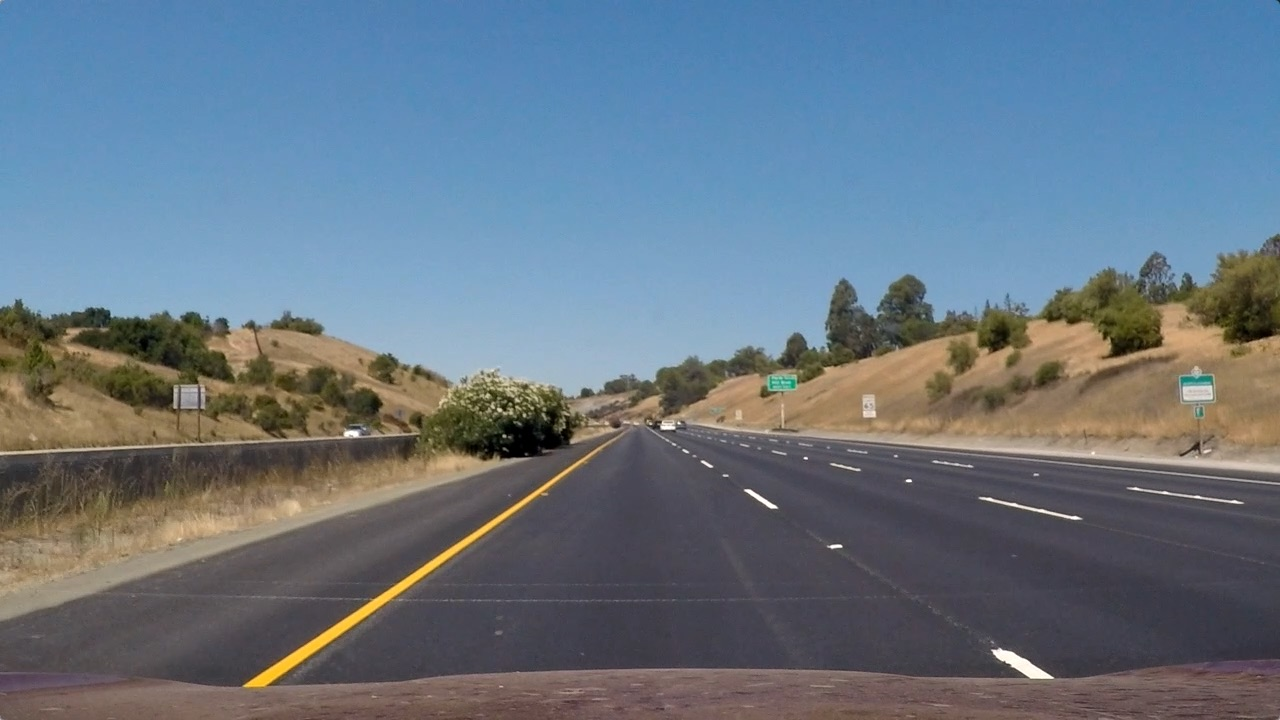
#> input picture test_images/straight_lines1.jpg, 1280 x 720 px
$ python -i windows.py   (imports and definitions only)
#> lines starting #> are read from the running program, lines starting #| are printed output that depends on the picture; after the words box and inside, x2 and y2 are one past the last pixel; in counts of white or black regions, pixels touching at a corner belong together
"""

Windows.py will overlay "sliding windows" and other polyfits

"""
import cv2
import numpy as np

WINDOW_HEIGHT = 80
WINDOW_WIDTH = 100
MARGIN = 50


# [17 lines left out: function draw_windows, not called in this run]


def find_window_centroids(warped, window_width=WINDOW_WIDTH, window_height=WINDOW_HEIGHT, margin=MARGIN):
    window_centroids = []  # Store the (left,right) window centroid positions per level
    conv_signals = []  # Store the (left,right) window centroid positions per level
    window = np.ones(window_width)  # Create our window template that we will use for convolutions

    # First find the two starting positions for the left and right lane by using np.sum to get the vertical image slice
    # and then np.convolve the vertical image slice with the window template

    # Sum quarter bottom of image to get slice, could use a different ratio
    l_sum = np.sum(warped[int(3 * warped.shape[0] / 4):, :int(warped.shape[1] / 2)], axis=0)
    l_conv_signal = np.convolve(window, l_sum)
    l_center = np.argmax(l_conv_signal) - window_width / 2
    r_sum = np.sum(warped[int(3 * warped.shape[0] / 4):, int(warped.shape[1] / 2):], axis=0)
    r_conv_signal = np.convolve(window, r_sum)
    r_center = np.argmax(r_conv_signal) - window_width / 2 + int(warped.shape[1] / 2)

    # Add what we found for the first layer
    window_centroids.append((l_center, r_center))
    conv_signals.append((
        np.max(l_conv_signal),
        np.max(r_conv_signal),
    ))

    # Go through each layer looking for max pixel locations
    for level in range(1, (int)(warped.shape[0] / window_height)):
        # convolve the window into the vertical slice of the image
        image_layer = np.sum(
            warped[int(warped.shape[0] - (level + 1) * window_height):int(warped.shape[0] - level * window_height), :],
            axis=0)
        conv_signal = np.convolve(window, image_layer)
        # Find the best left centroid by using past left center as a reference
        # Use window_width/2 as offset because convolution signal reference is at right side of window, not center of window
        offset = window_width / 2
        l_min_index = int(max(l_center + offset - margin, 0))
        l_max_index = int(min(l_center + offset + margin, warped.shape[1]))
        l_center = np.argmax(conv_signal[l_min_index:l_max_index]) + l_min_index - offset
        l_max = np.max(conv_signal[l_min_index:l_max_index])
        # Find the best right centroid by using past right center as a reference
        r_min_index = int(max(r_center + offset - margin, 0))
        r_max_index = int(min(r_center + offset + margin, warped.shape[1]))
        r_center = np.argmax(conv_signal[r_min_index:r_max_index]) + r_min_index - offset
        r_max = np.max(conv_signal[r_min_index:r_max_index])
        # Add what we found for that layer
        conv_signals.append((l_max, r_max))

        if conv_signals[-1][0] < 0.5 * conv_signals[-2][0]:
            l_center = l_min_index
        if conv_signals[-1][1] < 0.5 * conv_signals[-2][1]:
            r_center = r_min_index

        window_centroids.append((l_center, r_center))

    return window_centroids


def sliding_window(image, window_width=WINDOW_WIDTH, window_height=WINDOW_HEIGHT, margin=MARGIN):
    def window_mask(window_width, window_height, img_ref, center, level):
        output = np.zeros_like(img_ref)
        h = img_ref.shape[0]
        w = img_ref.shape[1]
        y_min = int(h - (level + 1) * window_height)
        y_max = int(h - level * window_height)
        x_min = max(0, int(center - window_width / 2))
        x_max = min(int(center + window_width / 2), w)
        output[y_min:y_max, x_min:x_max] = 1
        return output

    warped = np.copy(image)

    window_centroids = find_window_centroids(warped, window_width, window_height, margin)

    # If we found any window centers
    if len(window_centroids) > 0:

        # Points used to draw all the left and right windows
        l_points = np.zeros_like(warped)
        r_points = np.zeros_like(warped)

        # Go through each level and draw the windows
        for level in range(0, len(window_centroids)):
            # Window_mask is a function to draw window areas
            l_mask = window_mask(window_width, window_height, warped, window_centroids[level][0], level)
            r_mask = window_mask(window_width, window_height, warped, window_centroids[level][1], level)
            # Add graphic points from window mask here to total pixels found
            l_points[(l_points == 255) | ((l_mask == 1))] = 255
            r_points[(r_points == 255) | ((r_mask == 1))] = 255

        # Draw the results
        template = np.array(r_points + l_points, np.uint8)  # add both left and right window pixels together
        zero_channel = np.zeros_like(template)  # create a zero color channel
        template = np.array(cv2.merge((zero_channel, template, zero_channel)), np.uint8)  # make window pixels green
        warpage = np.array(cv2.merge((warped, warped, warped)),
                           np.uint8)  # making the original road pixels 3 color channels
        output = cv2.addWeighted(warpage, 1, template, 0.5, 0.0)  # overlay the orignal road image with window results

    # If no window centers found, just display orginal road image
    else:
        output = np.array(cv2.merge((warped, warped, warped)), np.uint8)

    return output, l_points, r_points

>>> import cv2
>>> picture = cv2.imread('test_images/straight_lines1.jpg', cv2.IMREAD_GRAYSCALE)
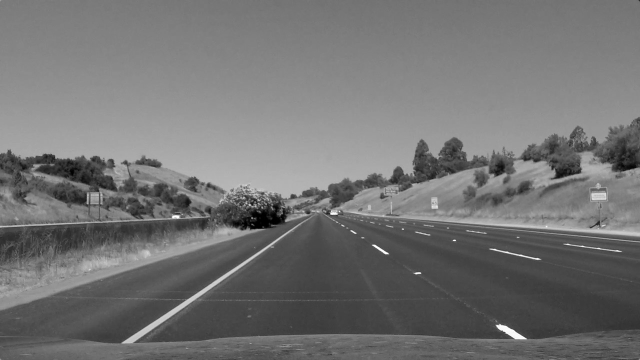
#> picture: shape (720, 1280) (shown at 1/2 size); min 0, max 255, mean 114.9
>>> result = sliding_window(picture)
#> in find_window_centroids, `l_sum = np.sum(warped[int(3 * warped.shape[0] / 4):, :int(warped.shape..`: l_sum = 640 values, max 19931 at index 6, min 13633 at index 620, mean 16655.8
#> in find_window_centroids, `l_conv_signal = np.convolve(window, l_sum)`: l_conv_signal = 739 values, max 1935296 at index 99, min 13824 at index 738, mean 1442451.3
#> in find_window_centroids, `l_center = np.argmax(l_conv_signal) - window_width / 2`: l_center = 49
#> in find_window_centroids, `r_sum = np.sum(warped[int(3 * warped.shape[0] / 4):, int(warped.shape[..`: r_sum = 640 values, max 16532 at index 385, min 12571 at index 567, mean 13906.4
#> in find_window_centroids, `r_conv_signal = np.convolve(window, r_sum)`: r_conv_signal = 739 values, max 1490426 at index 411, min 12961 at index 738, mean 1204340.3
#> in find_window_centroids, `r_center = np.argmax(r_conv_signal) - window_width / 2 + int(warped.sh..`: r_center = 1001
#> the loop in find_window_centroids, `for level in range(1, (int)(warped.shape[0] / window_height)):` made 8 passes
#> (l_min_index, l_max_index, l_max, r_min_index, r_max_index, r_max) on passes 1 to 8: (49, 149, 962571, 1001, 1101, 565226), (49, 149, 863707, 1001, 1101, 636479), (98, 198, 856018, 1030, 1130, 1026483), (49, 149, 717392, 1079, 1179, 980208), (52, 152, 1236689, 1060, 1160, 1154157), (98, 198, 1184474, 1010, 1110, 1130773), (145, 245, 1087610, 960, 1060, 1045941), (95, 195, 1012572, 910, 1010, 959098)
#> after the loop in find_window_centroids, `for level in range(1, (int)(warped.shape[0] / window_height)):`: conv_signals = [(1935296, 1490426), (962571, 565226), (863707, 636479), (856018, 1026483), (717392, 980208), (1236689, 1154157), (1184474, 1130773), (1087610, 1045941), (1012572, 959098)]; window_centroids = [(49, 1001), (49, 1001), (98, 1030), (49, 1079), (52, 1060), (98, 1010), (145, 960), (95, 910), (49, 959)]
#> the loop in sliding_window, `for level in range(0, len(window_centroids)):` made 9 passes
#> pass 1, in sliding_window, `l_mask = window_mask(window_width, window_height, warped, window_centr..`:
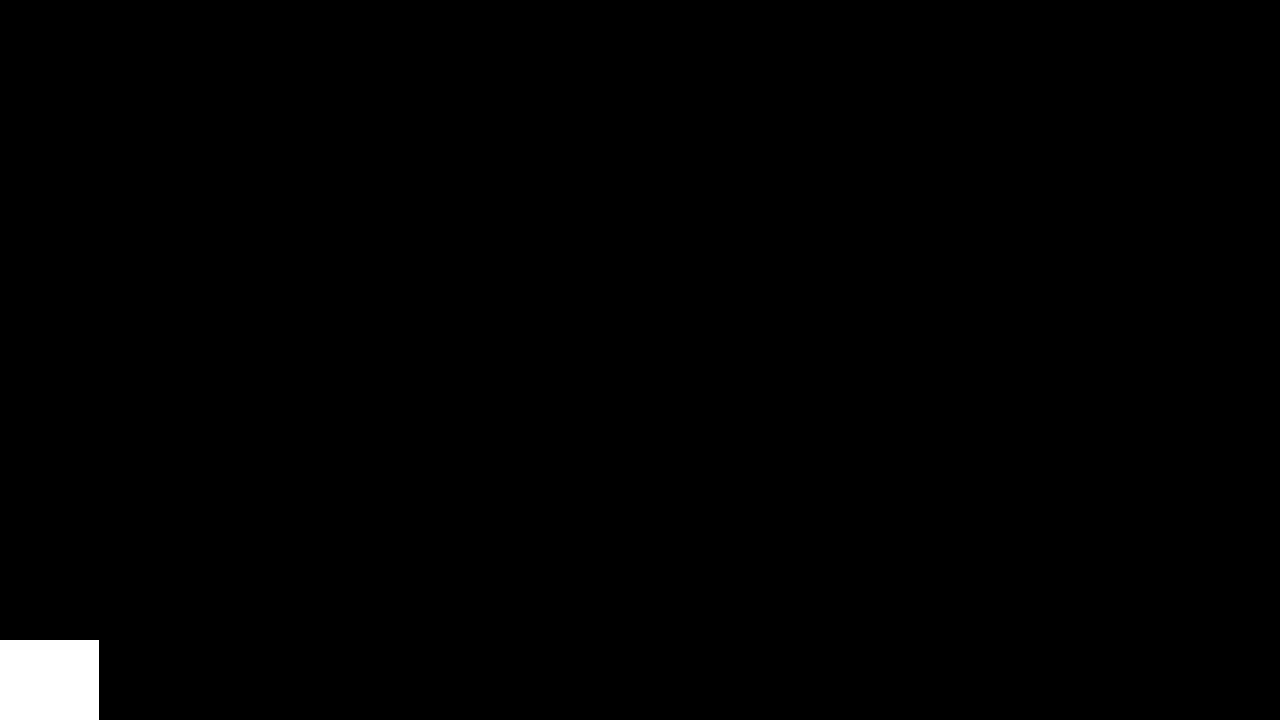
#> l_mask: shape (720, 1280); values 0 (black) and 1 (white), 0.86% white; 1 white region, box (x1, y1, x2, y2) and area: (0, 640, 99, 720) 7920
#> pass 1, in sliding_window, `r_mask = window_mask(window_width, window_height, warped, window_centr..`:
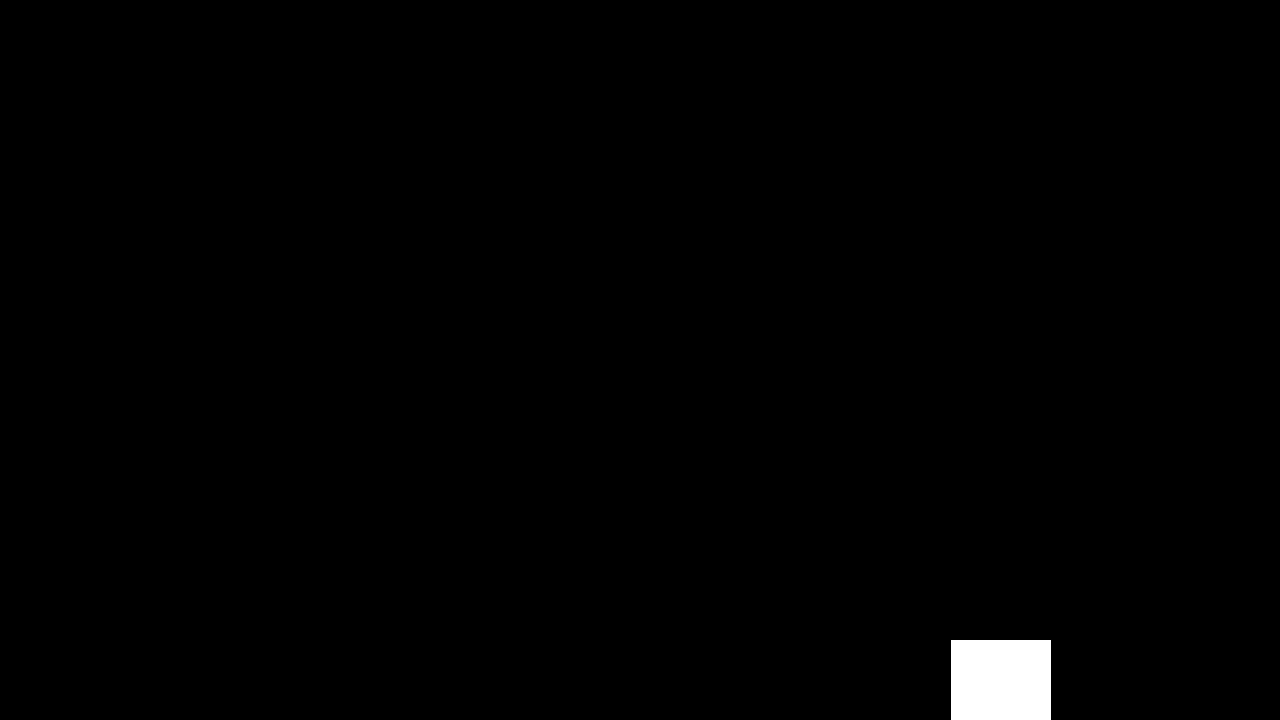
#> r_mask: shape (720, 1280); values 0 (black) and 1 (white), 0.87% white; 1 white region, box (x1, y1, x2, y2) and area: (951, 640, 1051, 720) 8000
#> in sliding_window, `output = cv2.addWeighted(warpage, 1, template, 0.5, 0.0)`:
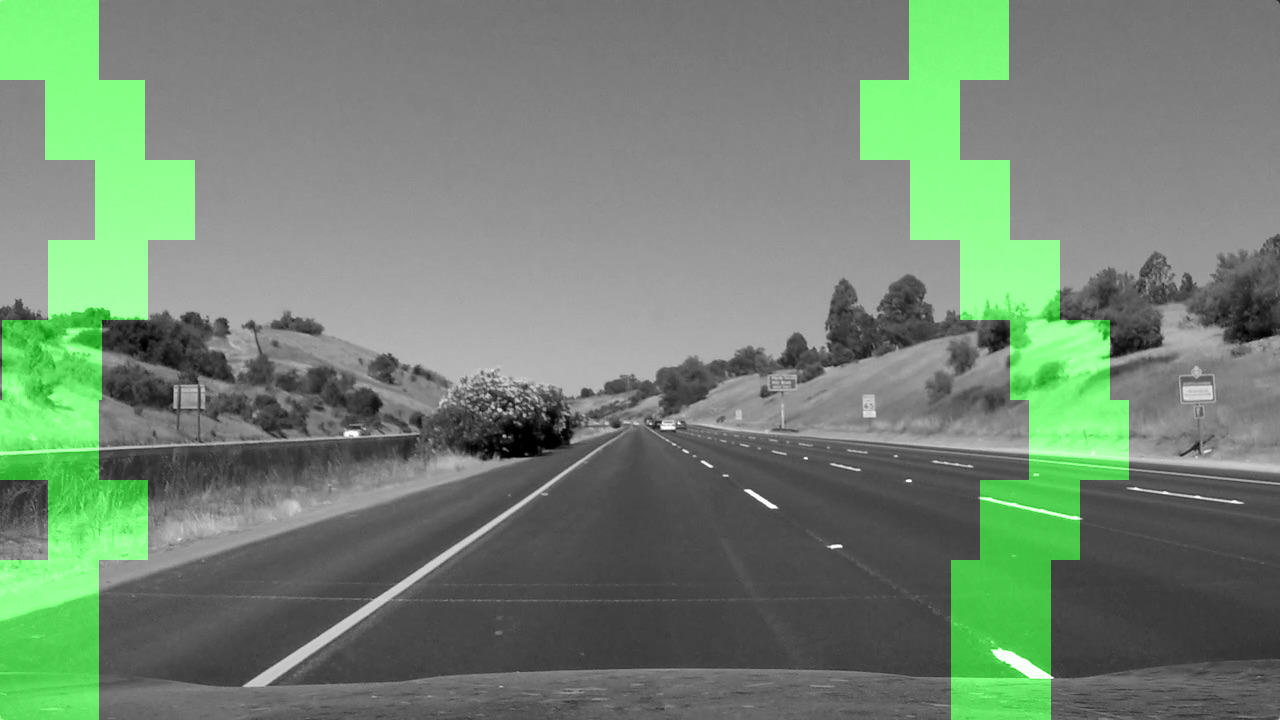
#> output: shape (720, 1280, 3); mean of channels 0, 1, 2 114.9, 133.4, 114.9; drawn as B, G, R

$ run again, on test_images/straight_lines2.jpg
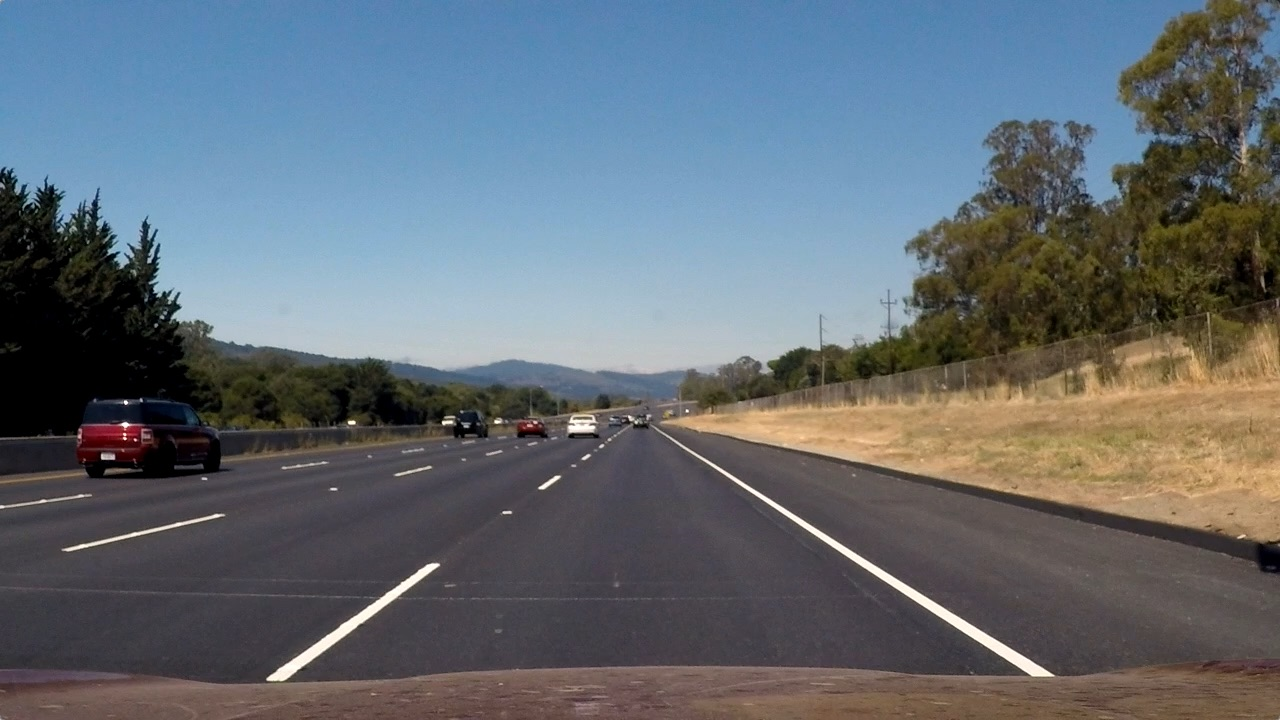
#> input picture test_images/straight_lines2.jpg, 1280 x 720 px
#> l_sum = 640 values, max 16006 at index 293, min 11819 at index 9, mean 13775.1
#> l_conv_signal = 739 values, max 1559748 at index 378, min 12223 at index 0, mean 1192973.9
#> in find_window_centroids, `l_center = np.argmax(l_conv_signal) - window_width / 2`: l_center = 328
#> r_sum = 640 values, max 17478 at index 391, min 12780 at index 637, mean 15223.1
#> r_conv_signal = 739 values, max 1684315 at index 405, min 13047 at index 738, mean 1318371.9
#> in find_window_centroids, `r_center = np.argmax(r_conv_signal) - window_width / 2 + int(warped.sh..`: r_center = 995
#> the loop in find_window_centroids, `for level in range(1, (int)(warped.shape[0] / window_height)):` made 8 passes
#> (l_min_index, l_max_index, l_max, r_min_index, r_max_index, r_max) on passes 1 to 8: (328, 428, 748226, 995, 1095, 765581), (328, 428, 580502, 995, 1095, 793394), (323, 423, 491533, 1044, 1144, 1194497), (330, 430, 979696, 994, 1094, 676564), (379, 479, 1453734, 1043, 1143, 473589), (427, 527, 1275817, 993, 1093, 1072035), (467, 567, 1128737, 943, 1043, 1116621), (418, 518, 1023404, 893, 993, 1009617)
#> after the loop in find_window_centroids, `for level in range(1, (int)(warped.shape[0] / window_height)):`: conv_signals = [(1559748, 1684315), (748226, 765581), (580502, 793394), (491533, 1194497), (979696, 676564), (1453734, 473589), (1275817, 1072035), (1128737, 1116621), (1023404, 1009617)]; window_centroids = [(328, 995), (328, 995), (323, 1044), (330, 994), (379, 1043), (427, 993), (467, 943), (418, 893), (368, 843)]
#> the loop in sliding_window, `for level in range(0, len(window_centroids)):` made 9 passes
#> pass 1, in sliding_window, `l_mask = window_mask(window_width, window_height, warped, window_centr..`:
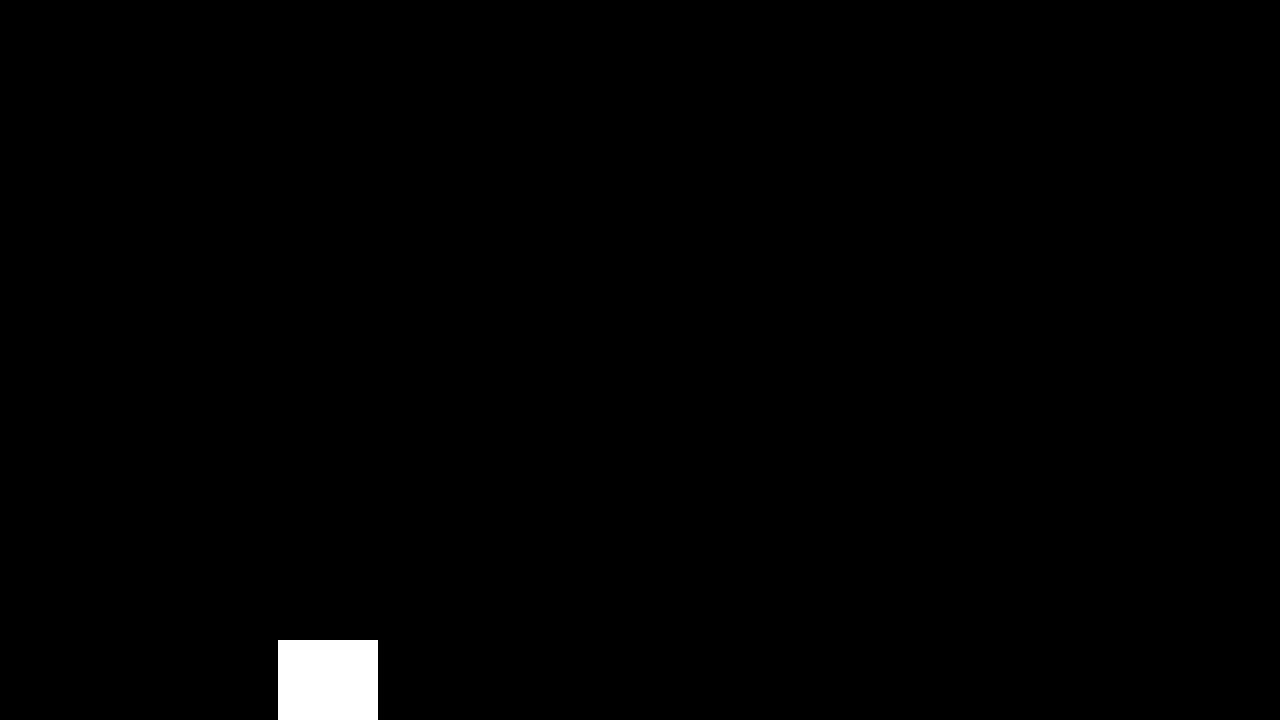
#> l_mask: shape (720, 1280); values 0 (black) and 1 (white), 0.87% white; 1 white region, box (x1, y1, x2, y2) and area: (278, 640, 378, 720) 8000
#> in sliding_window, `output = cv2.addWeighted(warpage, 1, template, 0.5, 0.0)`:
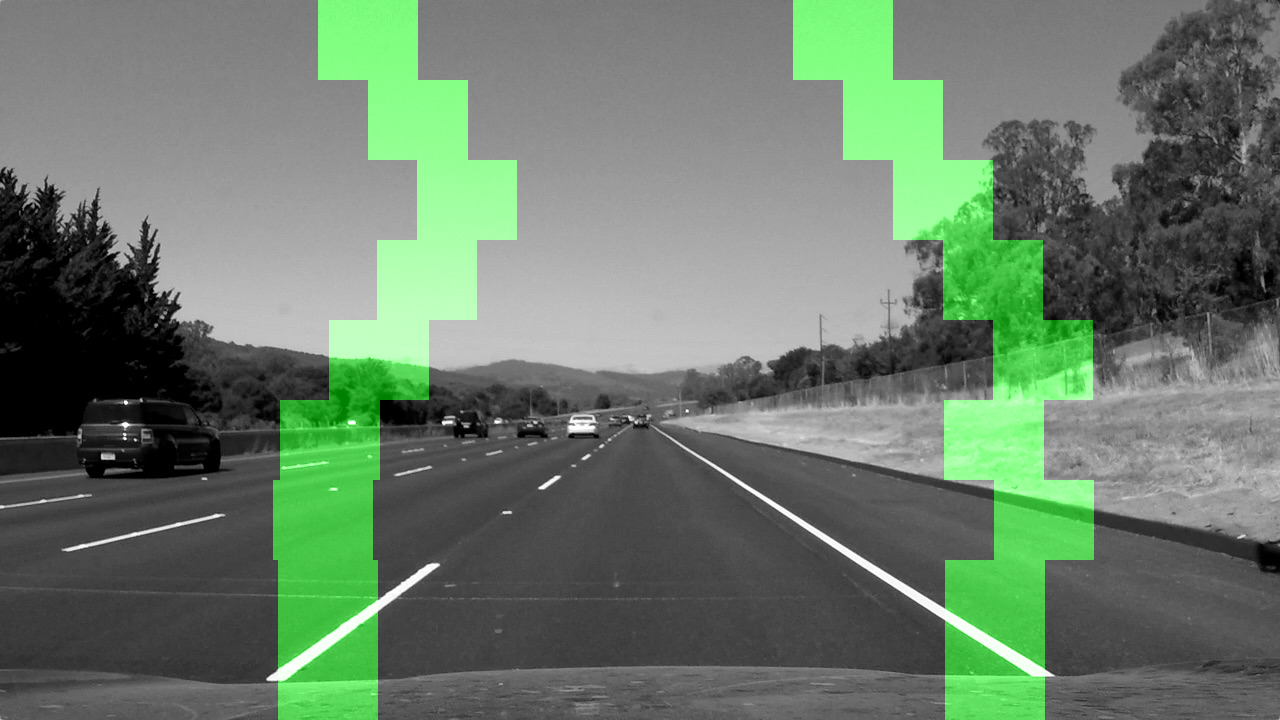
#> output: shape (720, 1280, 3); mean of channels 0, 1, 2 106, 123.9, 106; drawn as B, G, R
